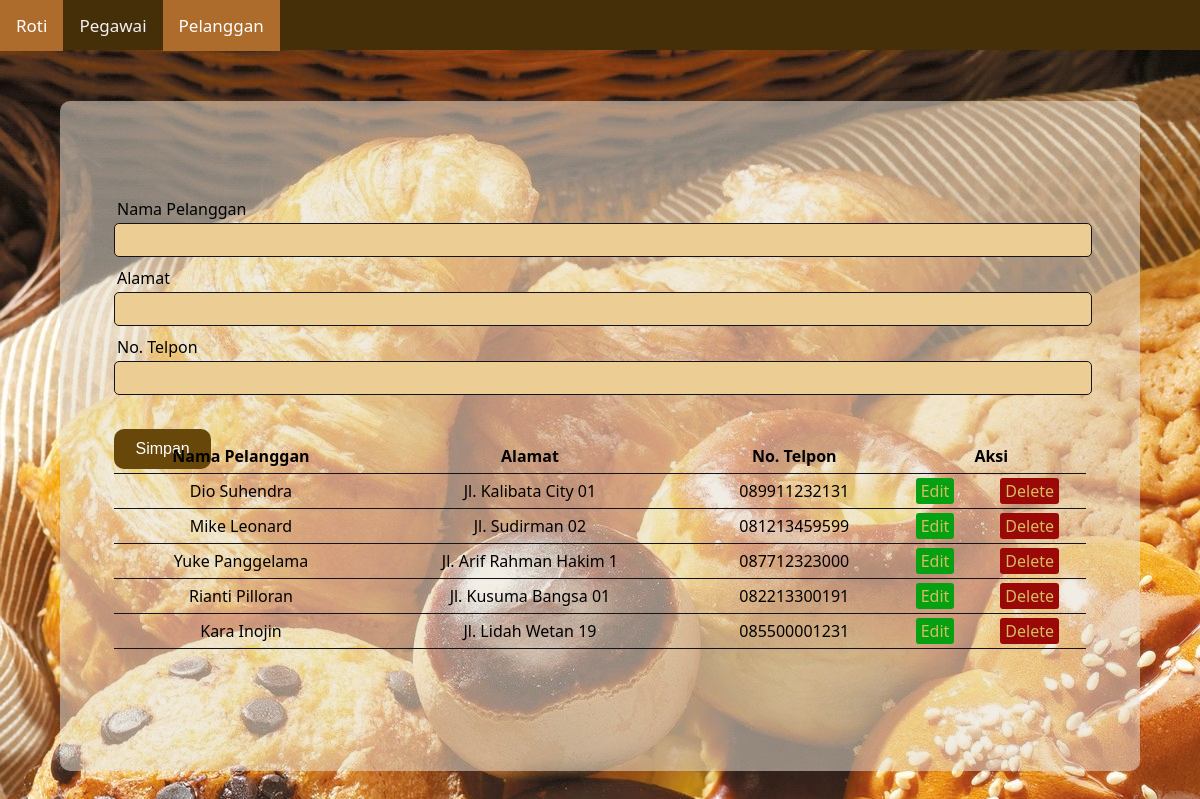
The app's page /pelanggan.php with its own data.
### tables this page shows
CREATE TABLE IF NOT EXISTS `pelanggan` (
  `id_pel` int(10) NOT NULL AUTO_INCREMENT,
  `nama_pel` varchar(20) NOT NULL,
  `alamat_pel` varchar(40) NOT NULL,
  `notelp_pel` char(12) NOT NULL,
  PRIMARY KEY (`id_pel`)
);

### conn_pelanggan.php (called while the page is built, shortened)
<?php
    $name_pel = "";
    $alamat = "";
    $notelp = "";
    $edit_state = false;
    $db = mysqli_connect('localhost', 'root', 'alfin99', 'tokoroti_db') or die ($db);
    $results = mysqli_query($db, "SELECT * FROM pelanggan");
?>

### pelanggan.php (the view, shortened to what this page needs)
<?php include('conn_pelanggan.php');
?>
<!DOCTYPE html>
<html lang="en">
<head>
    <link rel="stylesheet" href="style-pelanggan.css">
</head>
<body>
    <div class="header">
    <a class="active" href="roti.php">Roti</a>
            <a  href="pegawai.php">Pegawai</a>
            <a class="active" href="pelanggan.php">Pelanggan</a>
    </div>
    <div class="container">
        <div class="form-input">
            <form method="post" action="conn_pelanggan.php">
                <div class="input-group">
                    <label>Nama Pelanggan</label>
                    <input type="text" name="nama_pel" value="<?php echo $name_pel; ?>">
                </div>
                <div class="input-group">
                    <label>Alamat</label>
                    <input type="text" name="alamat_pel" value="<?php echo $alamat; ?>">
                </div>
                <div class="input-group">
                    <label>No. Telpon</label>
                    <input type="text" name="notelp_pel" value="<?php echo $notelp; ?>">
                </div>
                <div class="input-group">
                    <?php if ($edit_state == false): ?>
                    <button type="submit" name="simpan" class="btn">Simpan</button>
                    <?php else: ?>
                    <button type="submit" name="ubah" class="btn">Ubah</button>
                    <?php endif ?>
                </div>
            </form>
        </div>
        <div class="table-data">
            <table>
                <thead>
                    <tr>
                        <th>Nama Pelanggan</th>
                        <th>Alamat</th>
                        <th>No. Telpon</th>
                        <th colspan="2">Aksi</th>
                    </tr>
                </thead>
                <tbody>
                    <?php while ($row = mysqli_fetch_array($results)) { ?>
                    <tr>
                        <td><?php echo $row['nama_pel']; ?></td>
                        <td><?php echo $row['alamat_pel']; ?></td>
                        <td><?php echo $row['notelp_pel']; ?></td>
                        <td><a href="pelanggan.php?edit=<?php echo $row['id_pel']; ?>" class="edit-btn">Edit</a></td>
                        <td><a href="conn_pelanggan.php?del=<?php echo $row['id_pel']; ?>" class="del-btn">Delete</a></td>
                    </tr>
                    <?php } ?>
                </tbody>
            </table>
        </div>
    </div>
</body>
</html>

### style-pelanggan.css (style rules this page uses)
body { margin: 0; padding: 0; display: flex; justify-content: center; align-items: center; min-height: 100vh; background-image: url(img/bread-rolls-buns.jpg); font-family: 'Segoe UI', Tahoma, Geneva, Verdana, sans-serif; }
.header { top: 0; left: 0; text-align: center; background-color: #442f08; position: fixed; list-style: none; color: #FFFF; width: 100%; height: 50px; z-index: 1; }
.header a { float: left; color: #f2f2f2; text-align: center; padding: 14px 16px; text-decoration: none; font-size: 17px; }
.header a.active { background-color: rgb(173, 107, 44); color: white; }
.container { position: relative; width: 90%; margin-top: 6%; height: 670px; border-radius: 10px; align-items: center; display: flex; justify-content: space-around; background: rgba(231, 222, 208, 0.548); }
.container .form-input { position: absolute; width: 100%; display: flex; justify-content: center; align-items: center; height: 50%; padding: 5%; margin-top: -25%; border-radius: 10px; text-align: center; }
.container .table-data { position: absolute; width: 90%; display: flex; justify-content: center; align-items: center; height: 50%; padding: 5%; margin-top: 20%; border-radius: 10px; text-align: center; }
form { display: block; margin: auto; width: 100%; height: 100%; padding: 5%; text-align: left; }
.input-group { margin: 10px 0 10px 0px; }
.input-group label { display: block; text-align: left; margin: 3px; }
.input-group input { height: 30px; width: 100%; font-size: 16px; border-radius: 5px; background: rgb(236, 206, 149); border: 1px solid #141418; }
.btn { background-color: #68470a; border: none; color:rgb(255, 255, 255); width: 10%; margin-top: 2.5%; height: 40px; display: flex; text-decoration: none; display: inline-block; font-size: 16px; cursor: pointer; border-radius: 10px; }
table { width: 100%; margin: 30px auto; border-collapse: collapse; text-align: left; }
tr { border-bottom: 1px solid #141418; }
th, td { border: none; height: 30px; padding: 2px; text-align: center; }
.del-btn { text-decoration: none; padding: 2px 5px; color: rgb(211, 190, 97); border-radius: 3px; background: rgb(155, 8, 8); }
.edit-btn { text-decoration: none; padding: 2px 5px; color: rgb(211, 190, 97); border-radius: 3px; background: rgb(6, 160, 19); }

### records on screen
pelanggan: nama_pel "Dio Suhendra", alamat_pel "Jl. Kalibata City 01", notelp_pel "089911232131"
pelanggan: nama_pel "Mike Leonard", alamat_pel "Jl. Sudirman 02", notelp_pel "081213459599"
pelanggan: nama_pel "Yuke Panggelama", alamat_pel "Jl. Arif Rahman Hakim 1", notelp_pel "087712323000"
pelanggan: nama_pel "Rianti Pilloran", alamat_pel "Jl. Kusuma Bangsa 01", notelp_pel "082213300191"
pelanggan: nama_pel "Kara Inojin", alamat_pel "Jl. Lidah Wetan 19", notelp_pel "085500001231"
